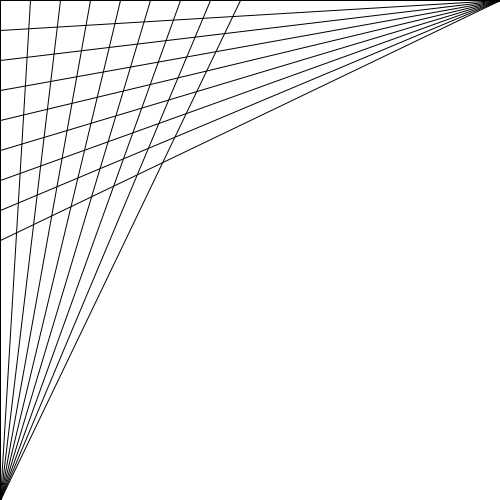
Frame 1 (no input)
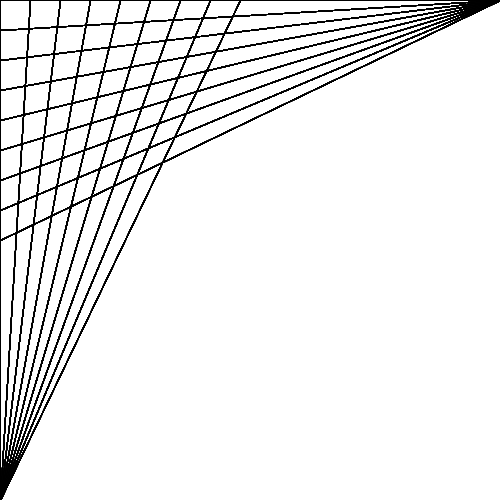
Frame 60 (the mouse pressed at the canvas centre just before this capture)
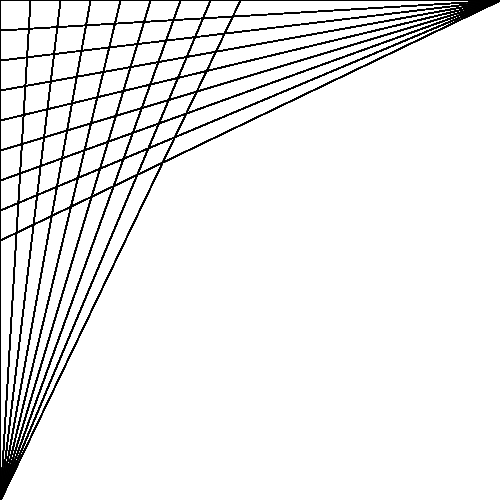
Frame 120 (the mouse held since frame 60 and released just before this capture)

The Processing sketch that drew these frames (run headless with seeded random() and noise(); from frame 60 on, the mouse is pressed at the canvas centre):

// Processing sketch: processing_37200
// ── processing_37200.pde

float x=0;
float y=0;

void setup(){
  size(500, 500);
  background(255);
  smooth();
}
  
void draw(){
//draw lines
smooth();

for(int i=0; i<width/2; i+=30){
       
            line (i, 0, 0, width);
      }
          for(int b=0; b<width/2; b+=30){
            line(0, b, width, 0);
          }

}
                
                
